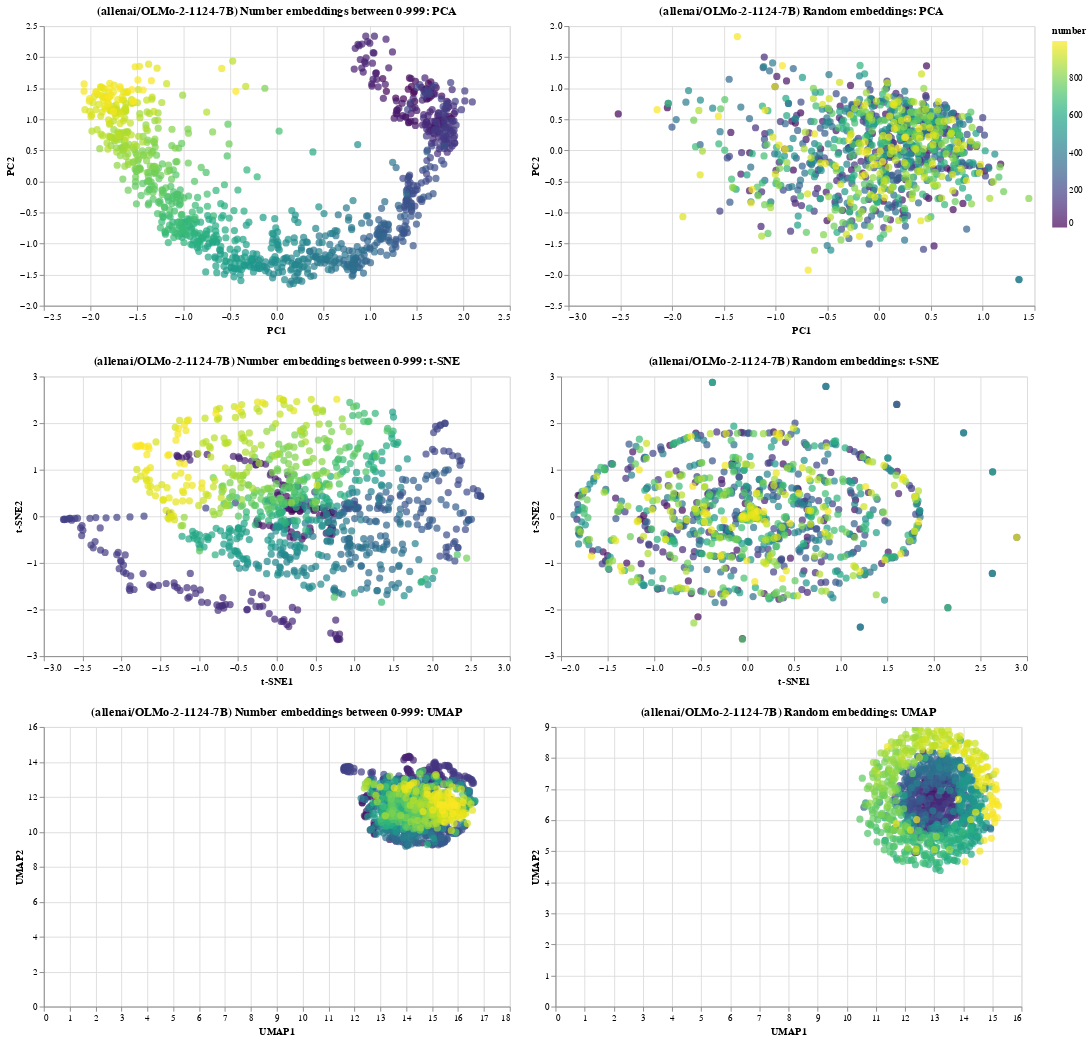

Notebook code for this chart:
### Code cell
plot_dimensional_reduction_for_number_and_random_embeddings(model_ids['olmo'])

### Figure 1 — Vega-Lite specification as saved in the notebook (floating-point values rounded to 4 significant figures; data arrays with more than 128 entries replaced by an {"elided": "..."} marker saying what was removed)
{"config": {"view": {"continuousWidth": 300, "continuousHeight": 300}}, "vconcat": [{"hconcat": [{"data": {"name": "data-0ce0f2bc4f11910c61b03300b8220661"}, "mark": {"type": "circle", "size": 60}, "encoding": {"color": {"field": "number", "scale": {"scheme": "viridis"}, "type": "quantitative"}, "tooltip": [{"field": "number", "type": "quantitative"}, {"field": "PC1", "type": "quantitative"}, {"field": "PC2", "type": "quantitative"}], "x": {"field": "PC1", "type": "quantitative"}, "y": {"field": "PC2", "type": "quantitative"}}, "name": "view_7", "title": "(allenai/OLMo-2-1124-7B) Number embeddings between 0-999: PCA", "width": 500}, {"data": {"name": "data-40c09e19937b7709ad8b39fe02102191"}, "mark": {"type": "circle", "size": 60}, "encoding": {"color": {"field": "number", "scale": {"scheme": "plasma"}, "type": "quantitative"}, "tooltip": [{"field": "number", "type": "quantitative"}, {"field": "PC1", "type": "quantitative"}, {"field": "PC2", "type": "quantitative"}], "x": {"field": "PC1", "type": "quantitative"}, "y": {"field": "PC2", "type": "quantitative"}}, "name": "view_8", "title": "(allenai/OLMo-2-1124-7B) Random embeddings: PCA", "width": 500}]}, {"hconcat": [{"data": {"name": "data-ce70faecafd42a97d12f2d03b128fe5e"}, "mark": {"type": "circle", "size": 60}, "encoding": {"color": {"field": "number", "scale": {"scheme": "viridis"}, "type": "quantitative"}, "tooltip": [{"field": "number", "type": "quantitative"}, {"field": "t-SNE1", "type": "quantitative"}, {"field": "t-SNE2", "type": "quantitative"}], "x": {"field": "t-SNE1", "type": "quantitative"}, "y": {"field": "t-SNE2", "type": "quantitative"}}, "name": "view_9", "title": "(allenai/OLMo-2-1124-7B) Number embeddings between 0-999: t-SNE", "width": 500}, {"data": {"name": "data-3cf3bb68b212d3ad4fe70936ae11b58d"}, "mark": {"type": "circle", "size": 60}, "encoding": {"color": {"field": "number", "scale": {"scheme": "plasma"}, "type": "quantitative"}, "tooltip": [{"field": "number", "type": "quantitative"}, {"field": "t-SNE1", "type": "quantitative"}, {"field": "t-SNE2", "type": "quantitative"}], "x": {"field": "t-SNE1", "type": "quantitative"}, "y": {"field": "t-SNE2", "type": "quantitative"}}, "name": "view_10", "title": "(allenai/OLMo-2-1124-7B) Random embeddings: t-SNE", "width": 500}]}, {"hconcat": [{"data": {"name": "data-4584c4b95003e2cdd700b7e2b3fa09ea"}, "mark": {"type": "circle", "size": 60}, "encoding": {"color": {"field": "number", "scale": {"scheme": "viridis"}, "type": "quantitative"}, "tooltip": [{"field": "number", "type": "quantitative"}, {"field": "UMAP1", "type": "quantitative"}, {"field": "UMAP2", "type": "quantitative"}], "x": {"field": "UMAP1", "type": "quantitative"}, "y": {"field": "UMAP2", "type": "quantitative"}}, "name": "view_11", "title": "(allenai/OLMo-2-1124-7B) Number embeddings between 0-999: UMAP", "width": 500}, {"data": {"name": "data-1b2a7ce9b801b341b57cdcb4aa19111e"}, "mark": {"type": "circle", "size": 60}, "encoding": {"color": {"field": "number", "scale": {"scheme": "plasma"}, "type": "quantitative"}, "tooltip": [{"field": "number", "type": "quantitative"}, {"field": "UMAP1", "type": "quantitative"}, {"field": "UMAP2", "type": "quantitative"}], "x": {"field": "UMAP1", "type": "quantitative"}, "y": {"field": "UMAP2", "type": "quantitative"}}, "name": "view_12", "title": "(allenai/OLMo-2-1124-7B) Random embeddings: UMAP", "width": 500}]}], "params": [{"name": "param_7", "select": {"type": "interval", "encodings": ["x", "y"]}, "bind": "scales", "views": ["view_7"]}, {"name": "param_8", "select": {"type": "interval", "encodings": ["x", "y"]}, "bind": "scales", "views": ["view_8"]}, {"name": "param_9", "select": {"type": "interval", "encodings": ["x", "y"]}, "bind": "scales", "views": ["view_9"]}, {"name": "param_10", "select": {"type": "interval", "encodings": ["x", "y"]}, "bind": "scales", "views": ["view_10"]}, {"name": "param_11", "select": {"type": "interval", "encodings": ["x", "y"]}, "bind": "scales", "views": ["view_11"]}, {"name": "param_12", "select": {"type": "interval", "encodings": ["x", "y"]}, "bind": "scales", "views": ["view_12"]}], "$schema": "https://vega.github.io/schema/vega-lite/v5.20.1.json", "datasets": {"data-0ce0f2bc4f11910c61b03300b8220661": {"elided": "1000 records"}, "data-40c09e19937b7709ad8b39fe02102191": {"elided": "1000 records"}, "data-ce70faecafd42a97d12f2d03b128fe5e": {"elided": "1000 records"}, "data-3cf3bb68b212d3ad4fe70936ae11b58d": {"elided": "1000 records"}, "data-4584c4b95003e2cdd700b7e2b3fa09ea": {"elided": "1000 records"}, "data-1b2a7ce9b801b341b57cdcb4aa19111e": {"elided": "1000 records"}}}
